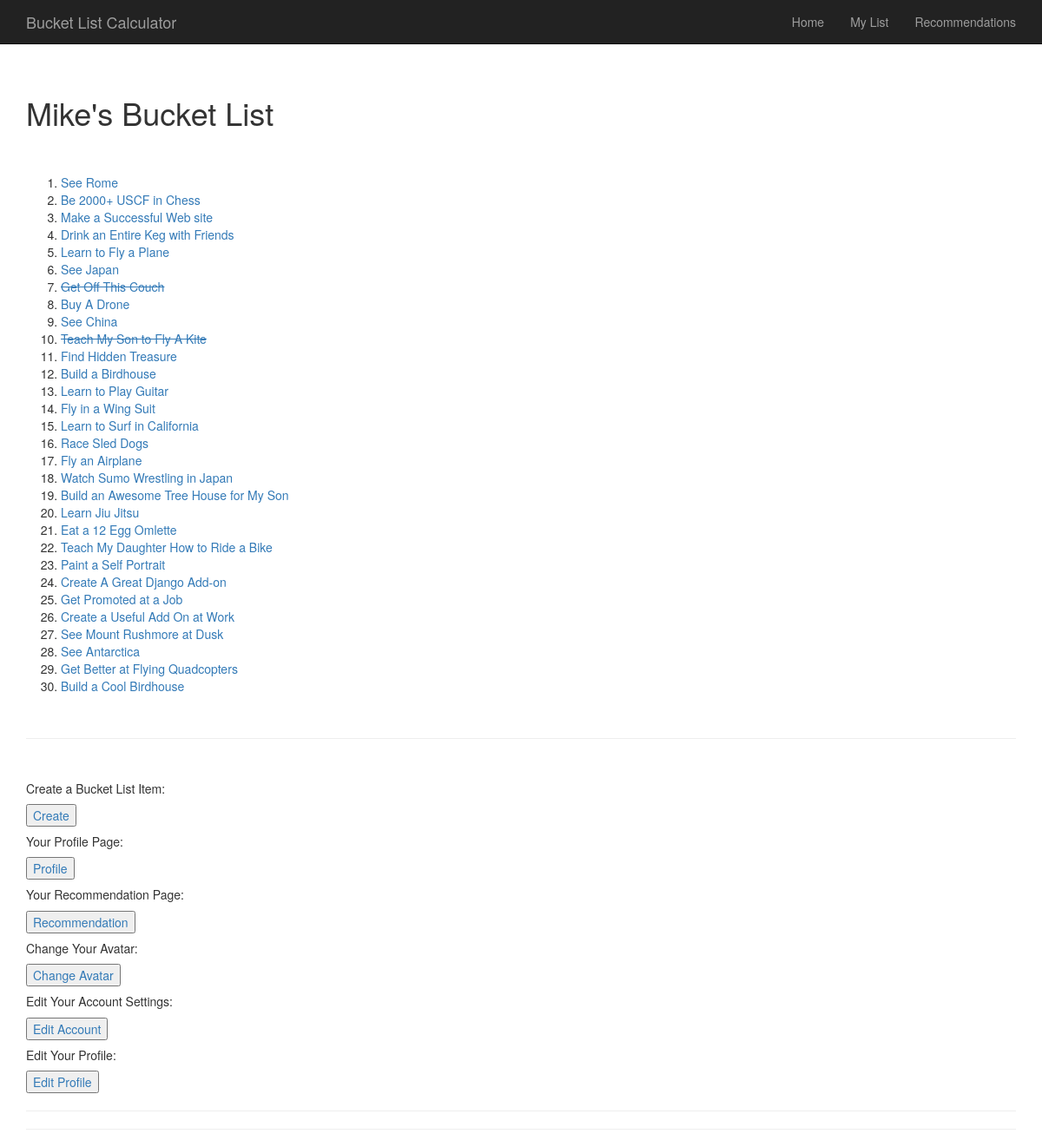
The app's page /bucketlist/mylist/ (signed in), older data.
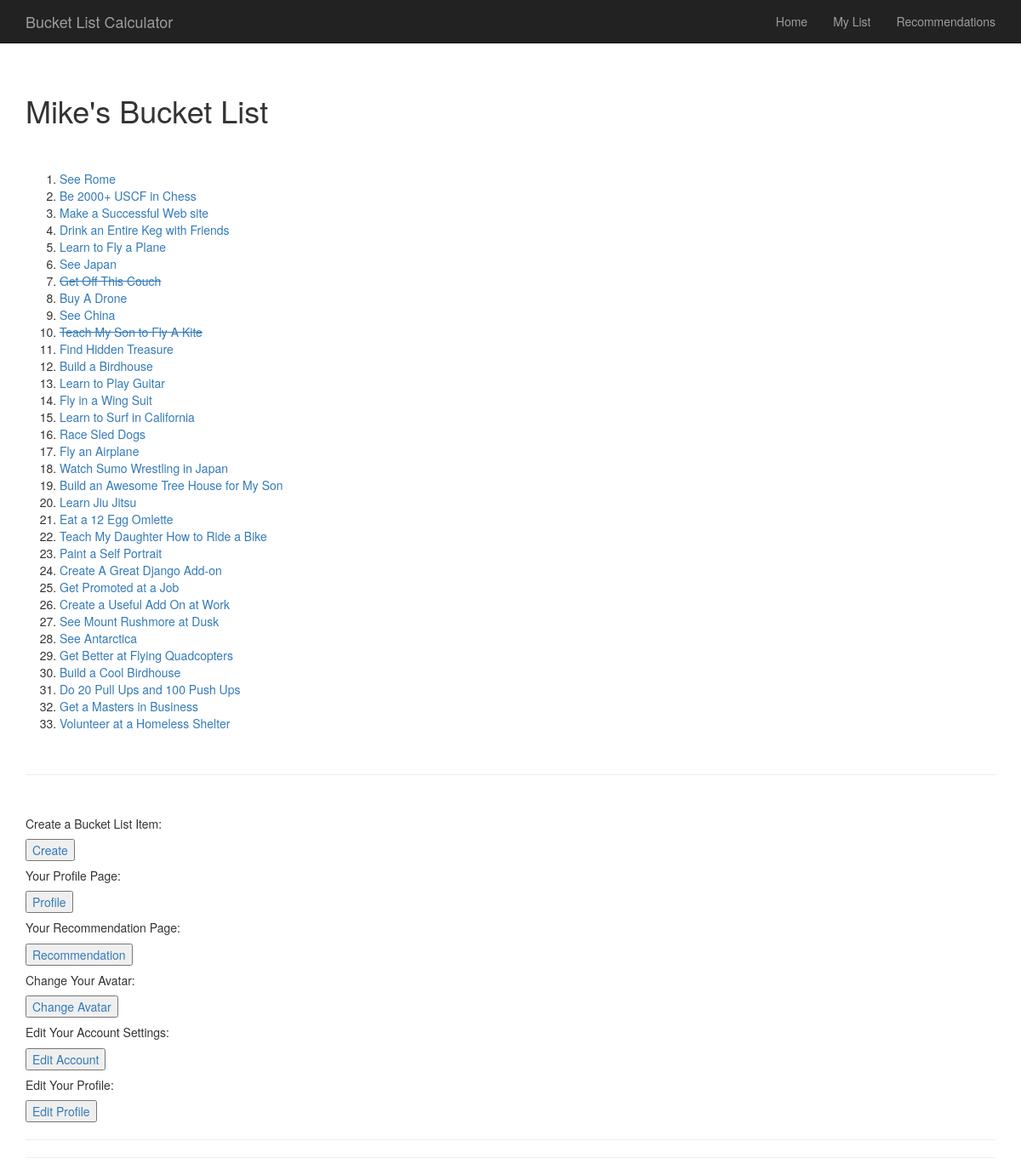
The same page, newer data.
### BucketList/models.py (models this page shows, shortened)
class BucketListItem(models.Model):
    text = models.CharField(max_length = 200)
    pub_by = models.ForeignKey(User,editable = False)
    pub_date = models.DateTimeField(editable=False)
    goal_type = models.CharField(choices = CHOICES, max_length = 200)
    cost = models.IntegerField(max_length = 20)
    time = models.IntegerField(max_length = 20)
    hours = models.IntegerField(max_length = 20)
    crossed_off = models.BooleanField(editable = False, default = False)
    how_many_items = models.IntegerField(editable = False, default = 1)
    def recently_added(self):
        return self.pub_date >= timezone.now() - datetime.timedelta(days = 1)
    recently_added.boolean = True

### BucketList/views.py (the view)
@login_required
def my_list(request):
    personal_list = BucketListItem.objects.all().filter(pub_by = request.user.id)
    repeat = RepeatGoalInList(personal_list)
    context = {'user': request.user.username,
                      'personal_list': personal_list,
                      'repeat': repeat,
                    }
    return render(request, 'BucketList/mylist.html', context)

### BucketList/views.py (called while the page is built)
def ExactSameGoal(item, dict):
        list_of_goals = []
        number_of_exact = 0
        for goal in dict:
            similarity = fuzz.ratio(item, goal.text)
            if similarity == 100:
                number_of_exact += 1
                list_of_goals.append(goal)
        return list_of_goals, number_of_exact

def RepeatGoalInList(dict):
    matching_goals = []
    for item in dict:
        same_goal = ExactSameGoal(item, dict)
        if same_goal[1] > 1:
            match = same_goal[0]
            matching_goals.append(match[0])
    if len(matching_goals) > 0:
        return matching_goals[0]
    else:
        return 0

### BucketList/templates/BucketList/mylist.html (shortened to what this page needs)
{% extends 'base.html' %}
{% block content %}
    <br>
    <h1>{{user}}'s Bucket List</h1>
    {% load avatar_tags %}
    {% load inbox %}
    {% if personal_list %}
    <br>
    <br>
        <ol>
        {% for item in personal_list %}
            {% if item.crossed_off == True %}
                <li><a href = '/bucketlist/mylist/view/{{item.id}}/'  style="text-decoration: line-through;">{{ item.text }}</a></li>
            {% else %}
                <li><a href = '/bucketlist/mylist/view/{{item.id}}/'>{{ item.text }}</a></li>
            {% endif %}
        {% endfor %}
        </ol>
    {% else %}
        <p>You don't have any Bucket List items yet!  Better get on that.</p>
    {% endif %}
    <br/>
    <hr>
    <br/>
    <h5>Create a Bucket List Item:</h5>
    <button><a href="/bucketlist/create/">Create</a></button>
    <br/>
    <h5>Your Profile Page:</h5>
    <button><a href="/bucketlist/userstats/{{user}}">Profile</a></button>
    <br/>
    <h5>Your Recommendation Page:</h5>
    <button><a href="/bucketlist/mylist/recommendation/">Recommendation</a></button>
    <br/>
    <h5>Change Your Avatar:</h5>
    <button><a href="{% url 'avatar_change' %}">Change Avatar</a></button>
    <br/>
    <h5>Edit Your Account Settings:</h5>
    <button><a href="/accounts/edit/">Edit Account</a></button>
    <br/>
    <h5>Edit Your Profile:</h5>
    <button><a href="/bucketlist/profile/edit/">Edit Profile</a></button>
    <br/>
{% endblock content %}

### templates/base.html (shortened to what this page needs)
<!DOCTYPE html>
<html lang="en">
<head>
    {% load bootstrap3 %}
    {% bootstrap_css %}
</head>
<body>
<header class = "navbar navbar-inverse navbar-fixed-top" role = "banner">
    <div class = "container">
        <div class ="navbar-header">
            <a href="/bucketlist/" class ="navbar-brand">Bucket List Calculator</a>
        </div>
        <div class = "collapse navbar-collapse" id = "dropdown">
            <ul class = "nav navbar-nav navbar-right" role = "navigation">
                <li><a href="/bucketlist/">Home</a></li>
                <li><a href="/bucketlist/mylist/">My List</a></li>
                <li><a href="/bucketlist/mylist/recommendation/">Recommendations</a></li>
            </ul>
        </div>
    </div>
</header>
<div class = "container">
    {% block content %}
    {% endblock %}
    <hr>
    <hr>
</div>
    </body>
</html>

### templates/base.html (style rules this page uses)
body { padding-top: 70px; }

Row changes from the older to the newer data that the page shows:
added BucketListItem: text "Do 20 Pull Ups and 100 Push Ups"
added BucketListItem: text "Get a Masters in Business"
added BucketListItem: text "Volunteer at a Homeless Shelter"
